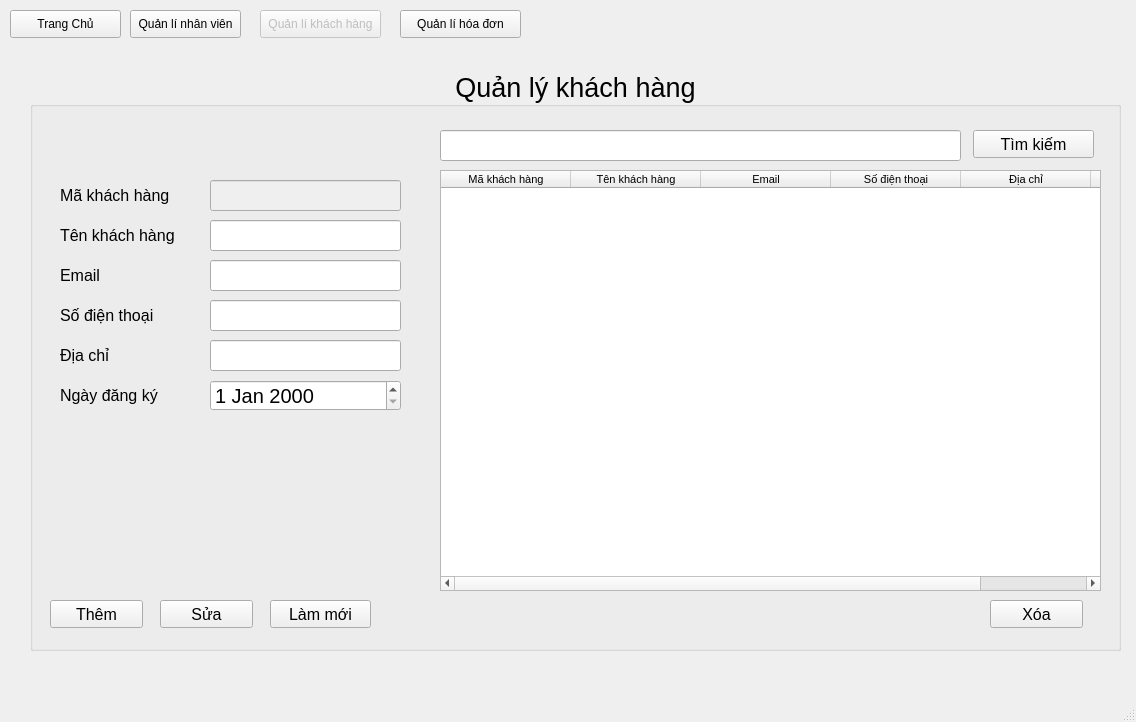
<?xml version="1.0" encoding="UTF-8"?>
<ui version="4.0">
 <class>MainWindow</class>
 <widget class="QMainWindow" name="MainWindow">
  <property name="geometry">
   <rect>
    <x>0</x>
    <y>0</y>
    <width>1136</width>
    <height>722</height>
   </rect>
  </property>
  <property name="windowTitle">
   <string>MainWindow</string>
  </property>
  <widget class="QWidget" name="centralwidget">
   <widget class="QGroupBox" name="groupBox">
    <property name="geometry">
     <rect>
      <x>30</x>
      <y>70</y>
      <width>1091</width>
      <height>581</height>
     </rect>
    </property>
    <property name="font">
     <font>
      <pointsize>20</pointsize>
     </font>
    </property>
    <property name="title">
     <string>Quản lý khách hàng</string>
    </property>
    <property name="alignment">
     <set>Qt::AlignCenter</set>
    </property>
    <widget class="QPushButton" name="btnAdd">
     <property name="geometry">
      <rect>
       <x>20</x>
       <y>530</y>
       <width>93</width>
       <height>28</height>
      </rect>
     </property>
     <property name="font">
      <font>
       <pointsize>12</pointsize>
      </font>
     </property>
     <property name="text">
      <string>Thêm</string>
     </property>
    </widget>
    <widget class="QPushButton" name="btnEdit">
     <property name="geometry">
      <rect>
       <x>130</x>
       <y>530</y>
       <width>93</width>
       <height>28</height>
      </rect>
     </property>
     <property name="font">
      <font>
       <pointsize>12</pointsize>
      </font>
     </property>
     <property name="text">
      <string>Sửa</string>
     </property>
    </widget>
    <widget class="QPushButton" name="btnDel">
     <property name="geometry">
      <rect>
       <x>960</x>
       <y>530</y>
       <width>93</width>
       <height>28</height>
      </rect>
     </property>
     <property name="font">
      <font>
       <pointsize>12</pointsize>
      </font>
     </property>
     <property name="text">
      <string>Xóa</string>
     </property>
    </widget>
    <widget class="QLabel" name="label">
     <property name="geometry">
      <rect>
       <x>30</x>
       <y>110</y>
       <width>141</width>
       <height>31</height>
      </rect>
     </property>
     <property name="font">
      <font>
       <pointsize>12</pointsize>
      </font>
     </property>
     <property name="text">
      <string>Mã khách hàng</string>
     </property>
    </widget>
    <widget class="QLineEdit" name="maKH">
     <property name="enabled">
      <bool>false</bool>
     </property>
     <property name="geometry">
      <rect>
       <x>180</x>
       <y>110</y>
       <width>191</width>
       <height>31</height>
      </rect>
     </property>
     <property name="font">
      <font>
       <pointsize>10</pointsize>
      </font>
     </property>
    </widget>
    <widget class="QLineEdit" name="tenKH">
     <property name="geometry">
      <rect>
       <x>180</x>
       <y>150</y>
       <width>191</width>
       <height>31</height>
      </rect>
     </property>
     <property name="font">
      <font>
       <pointsize>10</pointsize>
      </font>
     </property>
     <property name="text">
      <string/>
     </property>
    </widget>
    <widget class="QLabel" name="label_2">
     <property name="geometry">
      <rect>
       <x>30</x>
       <y>150</y>
       <width>141</width>
       <height>31</height>
      </rect>
     </property>
     <property name="font">
      <font>
       <pointsize>12</pointsize>
      </font>
     </property>
     <property name="text">
      <string>Tên khách hàng</string>
     </property>
    </widget>
    <widget class="QLineEdit" name="address">
     <property name="geometry">
      <rect>
       <x>180</x>
       <y>270</y>
       <width>191</width>
       <height>31</height>
      </rect>
     </property>
     <property name="font">
      <font>
       <pointsize>10</pointsize>
      </font>
     </property>
    </widget>
    <widget class="QLabel" name="label_3">
     <property name="geometry">
      <rect>
       <x>30</x>
       <y>270</y>
       <width>141</width>
       <height>31</height>
      </rect>
     </property>
     <property name="font">
      <font>
       <pointsize>12</pointsize>
      </font>
     </property>
     <property name="text">
      <string>Địa chỉ</string>
     </property>
    </widget>
    <widget class="QLineEdit" name="phone">
     <property name="geometry">
      <rect>
       <x>180</x>
       <y>230</y>
       <width>191</width>
       <height>31</height>
      </rect>
     </property>
     <property name="font">
      <font>
       <pointsize>10</pointsize>
      </font>
     </property>
    </widget>
    <widget class="QLabel" name="label_4">
     <property name="geometry">
      <rect>
       <x>30</x>
       <y>230</y>
       <width>141</width>
       <height>31</height>
      </rect>
     </property>
     <property name="font">
      <font>
       <pointsize>12</pointsize>
      </font>
     </property>
     <property name="text">
      <string>Số điện thoại</string>
     </property>
    </widget>
    <widget class="QLabel" name="label_5">
     <property name="geometry">
      <rect>
       <x>30</x>
       <y>310</y>
       <width>141</width>
       <height>31</height>
      </rect>
     </property>
     <property name="font">
      <font>
       <pointsize>12</pointsize>
      </font>
     </property>
     <property name="text">
      <string>Ngày đăng ký</string>
     </property>
    </widget>
    <widget class="QPushButton" name="btnReset">
     <property name="geometry">
      <rect>
       <x>240</x>
       <y>530</y>
       <width>101</width>
       <height>28</height>
      </rect>
     </property>
     <property name="font">
      <font>
       <pointsize>12</pointsize>
      </font>
     </property>
     <property name="text">
      <string>Làm mới</string>
     </property>
    </widget>
    <widget class="QPushButton" name="searchbutton">
     <property name="geometry">
      <rect>
       <x>943</x>
       <y>60</y>
       <width>121</width>
       <height>28</height>
      </rect>
     </property>
     <property name="font">
      <font>
       <pointsize>12</pointsize>
      </font>
     </property>
     <property name="text">
      <string>Tìm kiếm</string>
     </property>
    </widget>
    <widget class="QLineEdit" name="search">
     <property name="geometry">
      <rect>
       <x>410</x>
       <y>60</y>
       <width>521</width>
       <height>31</height>
      </rect>
     </property>
     <property name="font">
      <font>
       <pointsize>10</pointsize>
      </font>
     </property>
    </widget>
    <widget class="QTableWidget" name="List">
     <property name="geometry">
      <rect>
       <x>410</x>
       <y>100</y>
       <width>661</width>
       <height>421</height>
      </rect>
     </property>
     <property name="minimumSize">
      <size>
       <width>661</width>
       <height>0</height>
      </size>
     </property>
     <property name="font">
      <font>
       <pointsize>8</pointsize>
      </font>
     </property>
     <property name="textElideMode">
      <enum>Qt::ElideRight</enum>
     </property>
     <property name="showGrid">
      <bool>true</bool>
     </property>
     <property name="gridStyle">
      <enum>Qt::NoPen</enum>
     </property>
     <property name="sortingEnabled">
      <bool>false</bool>
     </property>
     <property name="wordWrap">
      <bool>true</bool>
     </property>
     <attribute name="horizontalHeaderDefaultSectionSize">
      <number>130</number>
     </attribute>
     <attribute name="verticalHeaderVisible">
      <bool>false</bool>
     </attribute>
     <column>
      <property name="text">
       <string>Mã khách hàng</string>
      </property>
     </column>
     <column>
      <property name="text">
       <string>Tên khách hàng</string>
      </property>
     </column>
     <column>
      <property name="text">
       <string>Email</string>
      </property>
     </column>
     <column>
      <property name="text">
       <string>Số điện thoại</string>
      </property>
     </column>
     <column>
      <property name="text">
       <string>Địa chỉ</string>
      </property>
     </column>
     <column>
      <property name="text">
       <string>Ngày đăng ký</string>
      </property>
     </column>
    </widget>
    <widget class="QDateEdit" name="dateDK">
     <property name="geometry">
      <rect>
       <x>180</x>
       <y>310</y>
       <width>191</width>
       <height>31</height>
      </rect>
     </property>
     <property name="font">
      <font>
       <pointsize>15</pointsize>
      </font>
     </property>
     <property name="currentSection">
      <enum>QDateTimeEdit::DaySection</enum>
     </property>
    </widget>
    <widget class="QLineEdit" name="email">
     <property name="geometry">
      <rect>
       <x>180</x>
       <y>190</y>
       <width>191</width>
       <height>31</height>
      </rect>
     </property>
     <property name="font">
      <font>
       <pointsize>10</pointsize>
      </font>
     </property>
    </widget>
    <widget class="QLabel" name="label_6">
     <property name="geometry">
      <rect>
       <x>30</x>
       <y>190</y>
       <width>141</width>
       <height>31</height>
      </rect>
     </property>
     <property name="font">
      <font>
       <pointsize>12</pointsize>
      </font>
     </property>
     <property name="text">
      <string>Email</string>
     </property>
    </widget>
   </widget>
   <widget class="QPushButton" name="btnHD">
    <property name="geometry">
     <rect>
      <x>400</x>
      <y>10</y>
      <width>121</width>
      <height>28</height>
     </rect>
    </property>
    <property name="styleSheet">
     <string notr="true"/>
    </property>
    <property name="text">
     <string>Quản lí hóa đơn</string>
    </property>
   </widget>
   <widget class="QPushButton" name="btnKH">
    <property name="enabled">
     <bool>false</bool>
    </property>
    <property name="geometry">
     <rect>
      <x>260</x>
      <y>10</y>
      <width>121</width>
      <height>28</height>
     </rect>
    </property>
    <property name="styleSheet">
     <string notr="true"/>
    </property>
    <property name="text">
     <string>Quản lí khách hàng</string>
    </property>
   </widget>
   <widget class="QPushButton" name="btnNV">
    <property name="enabled">
     <bool>true</bool>
    </property>
    <property name="geometry">
     <rect>
      <x>130</x>
      <y>10</y>
      <width>111</width>
      <height>28</height>
     </rect>
    </property>
    <property name="font">
     <font>
      <kerning>true</kerning>
     </font>
    </property>
    <property name="styleSheet">
     <string notr="true"/>
    </property>
    <property name="text">
     <string>Quản lí nhân viên</string>
    </property>
   </widget>
   <widget class="QPushButton" name="btnHome">
    <property name="enabled">
     <bool>true</bool>
    </property>
    <property name="geometry">
     <rect>
      <x>10</x>
      <y>10</y>
      <width>111</width>
      <height>28</height>
     </rect>
    </property>
    <property name="font">
     <font>
      <kerning>true</kerning>
     </font>
    </property>
    <property name="styleSheet">
     <string notr="true"/>
    </property>
    <property name="text">
     <string>Trang Chủ</string>
    </property>
   </widget>
  </widget>
  <widget class="QMenuBar" name="menubar">
   <property name="geometry">
    <rect>
     <x>0</x>
     <y>0</y>
     <width>1136</width>
     <height>26</height>
    </rect>
   </property>
  </widget>
  <widget class="QStatusBar" name="statusbar"/>
 </widget>
 <resources/>
 <connections>
  <connection>
   <sender>search</sender>
   <signal>returnPressed()</signal>
   <receiver>searchbutton</receiver>
   <slot>click()</slot>
   <hints>
    <hint type="sourcelabel">
     <x>700</x>
     <y>167</y>
    </hint>
    <hint type="destinationlabel">
     <x>1033</x>
     <y>165</y>
    </hint>
   </hints>
  </connection>
  <connection>
   <sender>maKH</sender>
   <signal>returnPressed()</signal>
   <receiver>tenKH</receiver>
   <slot>setFocus()</slot>
   <hints>
    <hint type="sourcelabel">
     <x>305</x>
     <y>217</y>
    </hint>
    <hint type="destinationlabel">
     <x>305</x>
     <y>257</y>
    </hint>
   </hints>
  </connection>
 </connections>
</ui>
